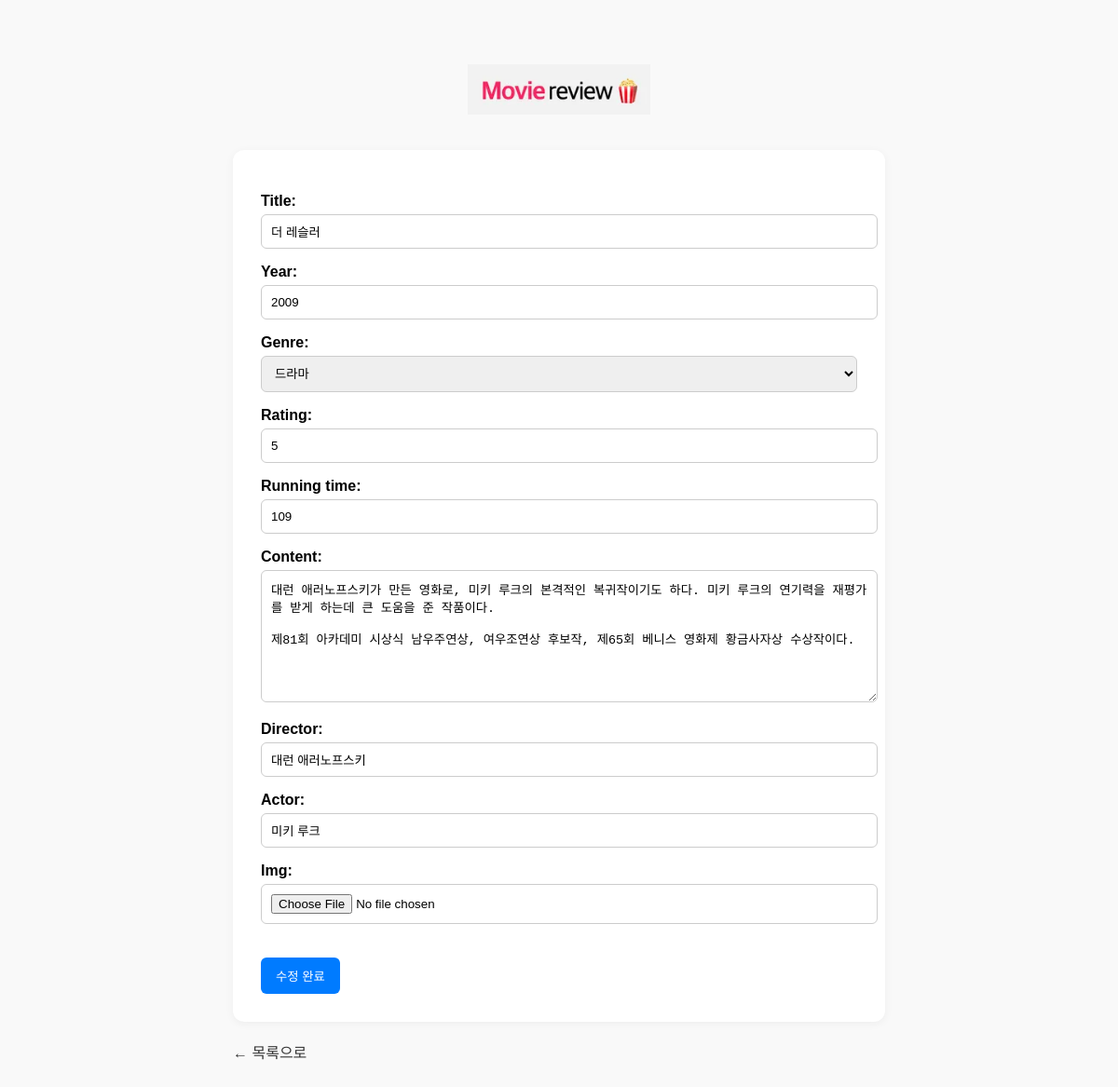
Page /13/update/ on the committed database.
### movie_review/models.py (models this page shows)
class Review(models.Model):
    title = models.CharField(max_length=100)
    author = models.CharField(max_length=50)
    content = models.TextField()
    rating = models.IntegerField()
    img = models.ImageField(upload_to='review_images/', blank=True, null=True)
    genre = models.CharField(max_length=20, choices=GENRE_CHOICES)
    running_time = models.IntegerField()
    year = models.IntegerField()
    actor = models.CharField(max_length=200)
    director = models.CharField(max_length=100)
    created_at = models.DateTimeField(auto_now_add=True)

### movie_review/views.py (the view)
# urls.py: path('<int:pk>/update/', views.review_update, name='review_update'),
def review_update(request, pk):
    review = get_object_or_404(Review, pk=pk)
    if request.method == "POST":
        form = ReviewForm(request.POST, request.FILES, instance=review)
        if form.is_valid():
            form.save()
            return redirect('review_detail', pk=review.pk)
    else:
        form = ReviewForm(instance=review)
    return render(request, 'reviews/review_form.html', {'form': form})

### movie_review/templates/reviews/review_form.html (shortened to what this page needs)
{% load static %}
<!DOCTYPE html>
<html lang="ko">
<head>
</head>
<body>
    <div class="container">
        <h1><img src="{% static 'images/logo2.png' %}" alt="로고"></h1>
        <form method="POST" enctype="multipart/form-data">
            {{ form.as_p }}
            <button type="submit">수정 완료</button>
        </form>
        <a href="{% url 'review_list' %}" class="back">← 목록으로</a>
    </div>
</body>
</html>

### movie_review/templates/reviews/review_form.html (style rules this page uses)
body { font-family: 'Arial', sans-serif; padding: 40px; background-color: #f9f9f9; }
.container { max-width: 700px; margin: 0 auto; }
h1 { text-align: center; margin-bottom: 30px; }
form { background-color: #fff; padding: 30px; border-radius: 12px; box-shadow: 0 2px 10px rgba(0,0,0,0.05); }
label { display: block; margin-top: 15px; font-weight: bold; }
input[type="text"], input[type="number"], select, textarea, input[type="file"] { width: 100%; padding: 10px; margin-top: 5px; border: 1px solid #ccc; border-radius: 6px; }
button[type="submit"] { margin-top: 20px; background-color: #007BFF; color: white; padding: 10px 16px; border: none; border-radius: 6px; cursor: pointer; }
.back { display: inline-block; margin-top: 20px; text-decoration: none; color: #333; }

### rows in the picture
Review: title "더 레슬러", year "2009", genre "드라마", rating "5", running_time "109", content "대런 애러노프스키가 만든 영화로, 미키 루크의 본격적인 복귀작이기도 하다. 미키 루크의 연기력을 재평가를 받게 하는데 큰 도움을 준 작품이다. 제81회 아카데미 시상식 남우주연상, 여우조연상 후보작, 제65회 베니스 영화제 황금사자상 수상작이다.", director "대런 애러노프스키", actor "미키 루크"
